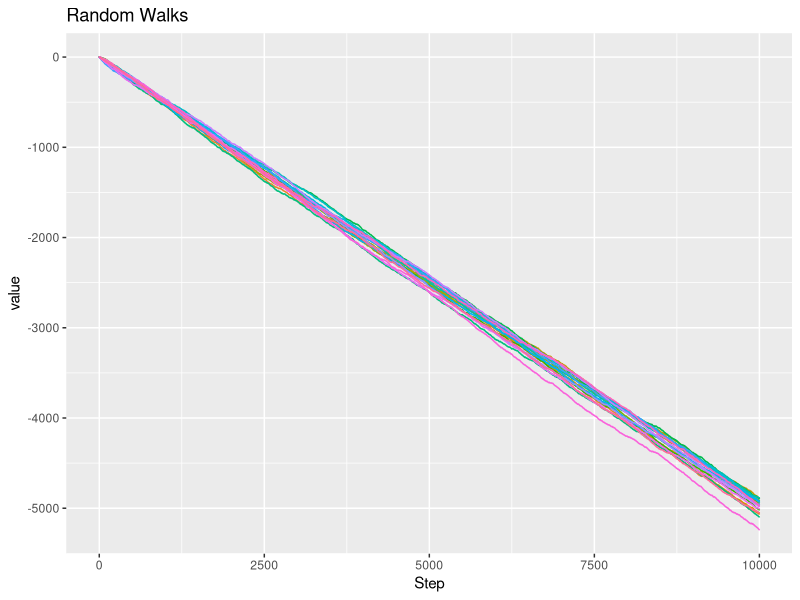
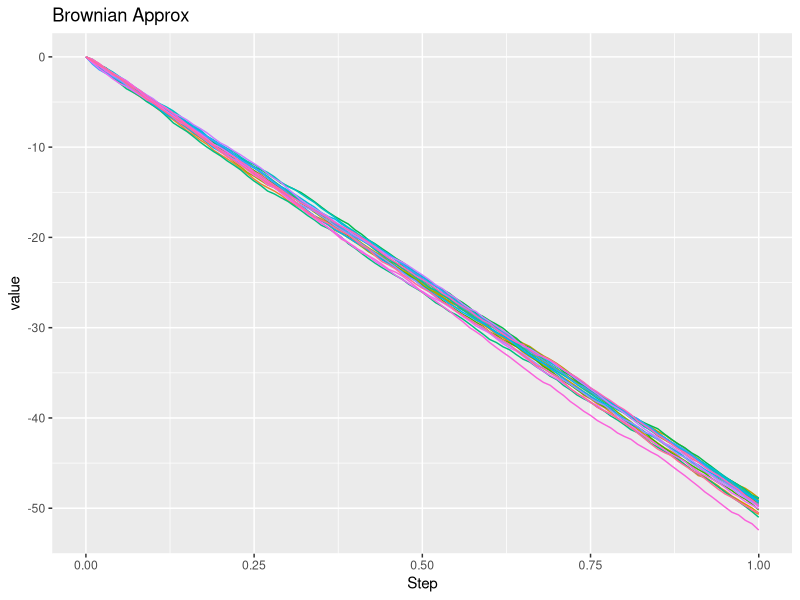
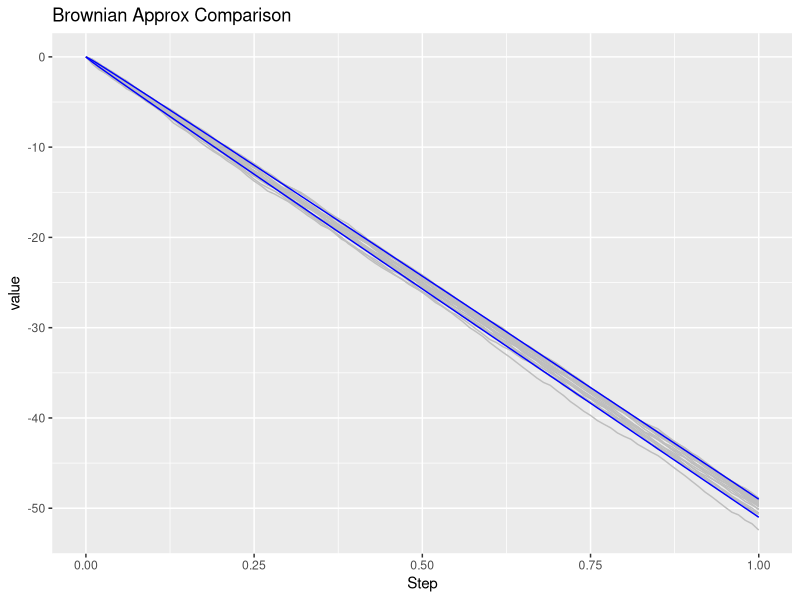

Reproduce these figures in R, in order.
library("ggplot2")
library("reshape2")
start<-0
end<-1
size<-.01
i=20
N<-10000
alpha<--50
pn<-1/2+(alpha)/(2*sqrt(N))

Yt<-function(x,i){1/sqrt(N)*df[trunc(N*x)+1,i]}


  columns<-c("Step",1:i)
  df = data.frame(matrix(nrow = N+1, ncol = length(columns))) 
  colnames(df) = columns
  df$Step<-c(0:N)
  for(j in 1:i){
    e<-rbinom(N,1,pn)*2-1 
    df[,j+1]<-c(append(cumsum(e),0,after=0))
  }
  df
  df_long <- melt(df, id= c("Step")) 
  ggplot(data = df_long, aes(x = Step, y = value, color = variable)) +
    geom_step()+theme(legend.position="none")+ ggtitle('Random Walks')
  
  dfb<-data.frame(matrix(nrow = length(seq(start,end,size)), ncol = length(columns))) 
  colnames(dfb) = columns
  t<-seq(start,end,size)
  dfb$Step<-t
  for(j in 1:i){
    
    dfb[,j+1]<-Yt(dfb$Step,j+1) 
  }
  dfb_long <- melt(dfb, id= c("Step")) 
  ggplot(data = dfb_long, aes(x = Step, y = value, color = variable)) +
    geom_line()+theme(legend.position="none")+ ggtitle('Brownian Approx')

##comparar con graficas
  

  f3<-alpha*t+sqrt(t)
  f4<-alpha*t-sqrt(t)
  dfc<-data.frame(dfb,f3,f4)

  dfc_long <- melt(dfc, id= c("Step")) 
  ggplot(data = dfc_long, aes(x = Step, y = value, color = variable)) +
    geom_line()+theme(legend.position="none")+
    scale_color_manual(values = c(rep("gray", 20),"blue","blue"))+
    ggtitle('Brownian Approx Comparison')
  